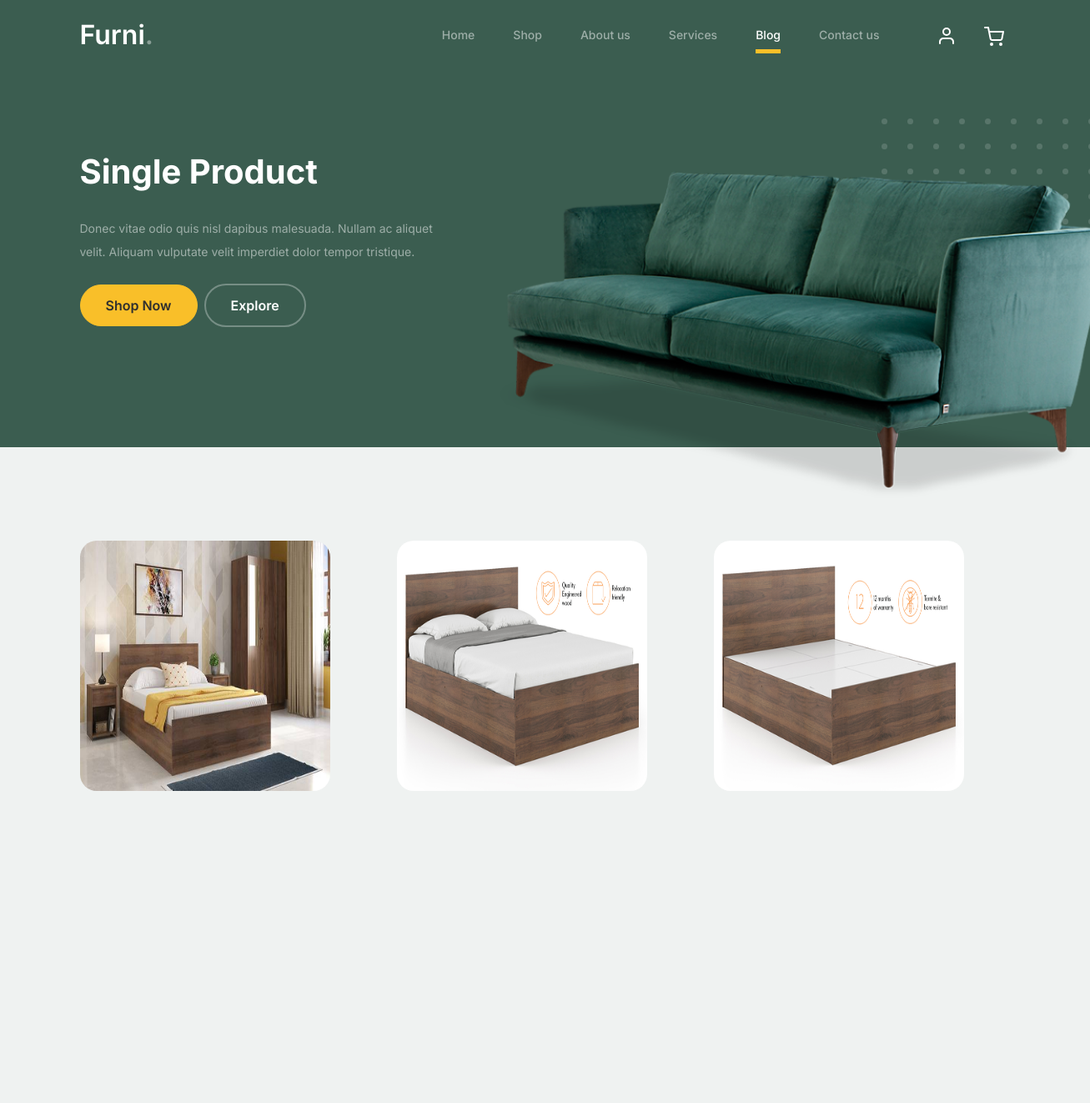
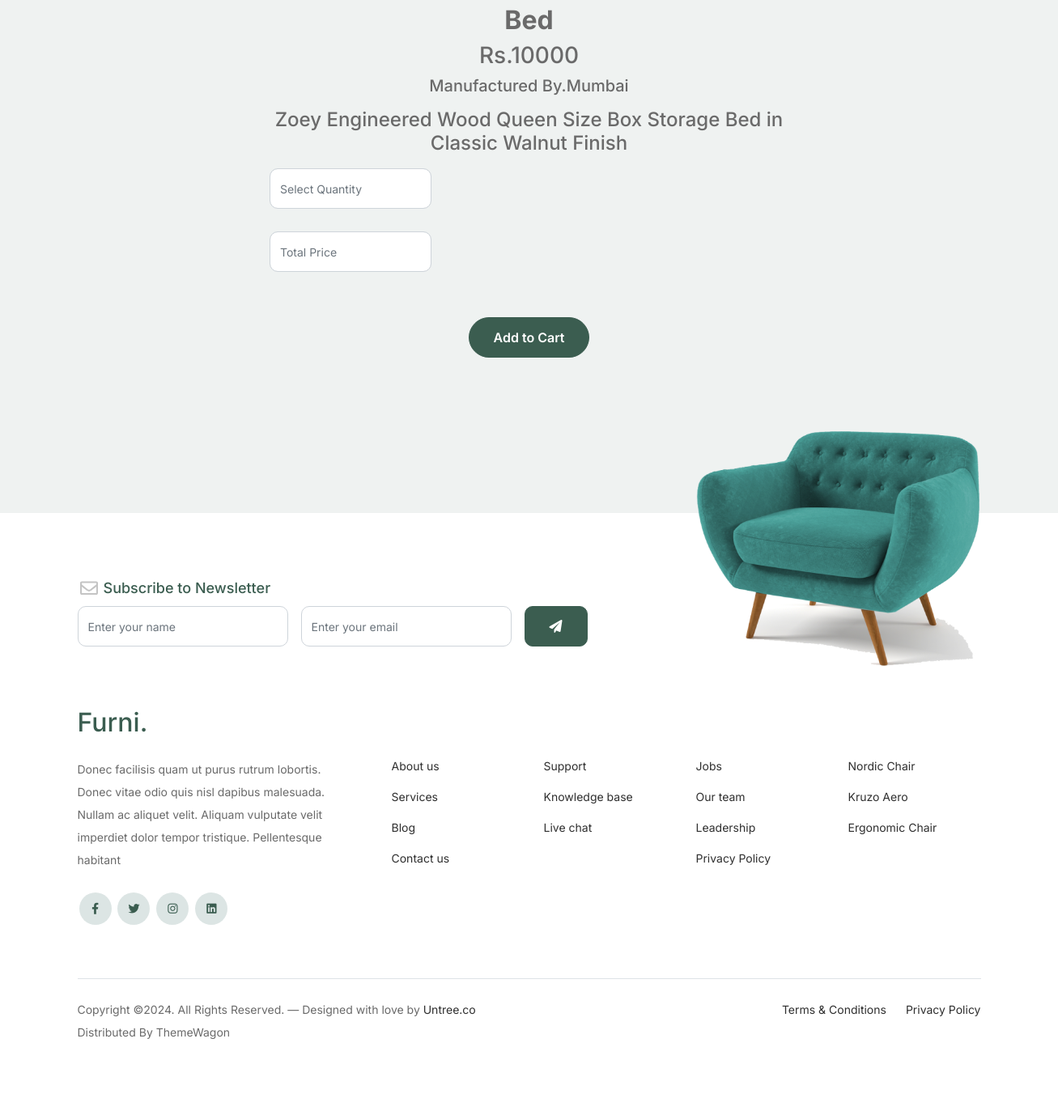
The app's page /single_product/3/ with its own data (2 pictures, top to bottom).
### ShopApp/models.py (models this page shows)
class Product_Db(models.Model):
      Product_Category = models.CharField(max_length=100,null=True,blank=True)
      Product_Name     = models.CharField(max_length=100,null=True,blank=True)
      Quality          = models.CharField(max_length=100,null=True,blank=True)
      MRP              = models.IntegerField(null=True,blank=True)
      Description      = models.TextField(max_length=500,null=True,blank=True)
      Orgin            = models.CharField(max_length=100,null=True,blank=True)
      Manufacture      = models.CharField(max_length=100,null=True,blank=True)
      img1             = models.ImageField(upload_to="product_images",null=True,blank=True)
      img2             = models.ImageField(upload_to="product_images",null=True,blank=True)
      img3             = models.ImageField(upload_to="product_images",null=True,blank=True)

### WebApp/views.py (the view)
# urls.py: path('single_product/<int:prod_id>/',views.single_product,name="single_product"),
def single_product(request, prod_id):
    data = Product_Db.objects.get(id=prod_id)
    return render(request, "Single_Product.html", {'data': data})

### WebApp/templates/Single_Product.html (shortened to what this page needs)
<!doctype html>
{% load static %}
<html lang="en">
<head>
		<link href="{% static 'home/css/bootstrap.min.css' %}" rel="stylesheet">
		<link href="https://cdnjs.cloudflare.com/ajax/libs/font-awesome/6.0.0-beta3/css/all.min.css" rel="stylesheet">
		<link href="{% static 'home/css/tiny-slider.css' %}" rel="stylesheet">
		<link href="{% static 'home/css/style.css' %}" rel="stylesheet">
	</head>
	<body>
		<nav class="custom-navbar navbar navbar navbar-expand-md navbar-dark bg-dark" arial-label="Furni navigation bar">
			<div class="container">
				<a class="navbar-brand" href="index.html">Furni<span>.</span></a>
				<div class="collapse navbar-collapse" id="navbarsFurni">
					<ul class="custom-navbar-nav navbar-nav ms-auto mb-2 mb-md-0">
						<li class="nav-item">
							<a class="nav-link" href="index.html">Home</a>
						</li>
						<li><a class="nav-link" href="shop.html">Shop</a></li>
						<li><a class="nav-link" href="about.html">About us</a></li>
						<li><a class="nav-link" href="services.html">Services</a></li>
						<li class="active"><a class="nav-link" href="blog.html">Blog</a></li>
						<li><a class="nav-link" href="contact.html">Contact us</a></li>
					</ul>
					<ul class="custom-navbar-cta navbar-nav mb-2 mb-md-0 ms-5">
						<li><a class="nav-link" href="#"><img src="images/user.svg"></a></li>
						<li><a class="nav-link" href="cart.html"><img src="images/cart.svg"></a></li>
					</ul>
				</div>
			</div>
		</nav>
			<div class="hero">
				<div class="container">
					<div class="row justify-content-between">
						<div class="col-lg-5">
							<div class="intro-excerpt">
								<h1>Single Product</h1>
								<p class="mb-4">Donec vitae odio quis nisl dapibus malesuada. Nullam ac aliquet velit. Aliquam vulputate velit imperdiet dolor tempor tristique.</p>
								<p><a href="" class="btn btn-secondary me-2">Shop Now</a><a href="#" class="btn btn-white-outline">Explore</a></p>
							</div>
						</div>
						<div class="col-lg-7">
							<div class="hero-img-wrap">
								<img src="{% static 'home/images/couch.png' %}" class="img-fluid">
							</div>
						</div>
					</div>
				</div>
			</div>
		<div class="blog-section">
			<div class="container">
				<div class="row">
					<div class="col-12 col-sm-6 col-md-4 mb-5">
						<div class="post-entry">
							<a href="#" class="post-thumbnail"><img src="{{ data.img1.url }}" alt="Image" width="300px" height="300px"></a>
						</div>
					</div>
					<div class="col-12 col-sm-6 col-md-4 mb-5">
						<div class="post-entry">
							<a href="#" class="post-thumbnail"><img src="{{ data.img2.url }}" alt="Image" width="300px" height="300px"></a>
						</div>
					</div>
					<div class="col-12 col-sm-6 col-md-4 mb-5">
						<div class="post-entry">
							<a href="#" class="post-thumbnail"><img src="{{ data.img3.url }}" alt="Image" width="300px" height="300px"></a>
						</div>
					</div>
				</div>
			</div>
		</div>
		<div class="testimonial-section before-footer-section">
			<div class="container">
				<div class="row">
					<div class="col-lg-7 mx-auto text-center">
						<h2 class="section-title"><h2><b>{{data.Product_Name}}</b></h2></h2>
						<h3 class="font-weight-bold">Rs.{{data.MRP}}</h3>
						<span class="position d-block mb-3"><h5>Manufactured By.{{data.Manufacture}}</h5></span>
						<p><h4>{{data.Description}}</h4></p>
						<form method="POST"  action="{% url 'save_cart' %}">
							<div style= "text-align:center; width:200px">
								<input type="number" class="form-control" name="quantity"  placeholder="Select Quantity" id="quantity" min="1" max="10"><br>
								<input type="text" class="form-control" placeholder="Total Price" name="total" id="total"><br>
								<input type="hidden" class="form-control"  name="uname" placeholder="UserName" value="{{request.session.Name}}"><br>
							</div>
								<button type="submit" class="btn btn-primary mr-2">Add to Cart</button>
						</form>
					</div>
				</div>
						</div>
					</div>
		<footer class="footer-section">
			<div class="container relative">
				<div class="sofa-img">
					<img src="{% static 'home/images/sofa.png' %}" alt="Image" class="img-fluid">
				</div>
				<div class="row">
					<div class="col-lg-8">
						<div class="subscription-form">
							<h3 class="d-flex align-items-center"><span class="me-1"><img src="images/envelope-outline.svg" alt="Image" class="img-fluid"></span><span>Subscribe to Newsletter</span></h3>
							<form action="#" class="row g-3">
								<div class="col-auto">
									<input type="text" class="form-control" placeholder="Enter your name">
								</div>
								<div class="col-auto">
									<input type="email" class="form-control" placeholder="Enter your email">
								</div>
								<div class="col-auto">
									<button class="btn btn-primary">
										<span class="fa fa-paper-plane"></span>
									</button>
								</div>
							</form>
						</div>
					</div>
				</div>
				<div class="row g-5 mb-5">
					<div class="col-lg-4">
						<div class="mb-4 footer-logo-wrap"><a href="#" class="footer-logo">Furni<span>.</span></a></div>
						<p class="mb-4">Donec facilisis quam ut purus rutrum lobortis. Donec vitae odio quis nisl dapibus malesuada. Nullam ac aliquet velit. Aliquam vulputate velit imperdiet dolor tempor tristique. Pellentesque habitant</p>
						<ul class="list-unstyled custom-social">
							<li><a href="#"><span class="fa fa-brands fa-facebook-f"></span></a></li>
							<li><a href="#"><span class="fa fa-brands fa-twitter"></span></a></li>
							<li><a href="#"><span class="fa fa-brands fa-instagram"></span></a></li>
							<li><a href="#"><span class="fa fa-brands fa-linkedin"></span></a></li>
						</ul>
					</div>
					<div class="col-lg-8">
						<div class="row links-wrap">
							<div class="col-6 col-sm-6 col-md-3">
								<ul class="list-unstyled">
									<li><a href="#">About us</a></li>
									<li><a href="#">Services</a></li>
									<li><a href="#">Blog</a></li>
									<li><a href="#">Contact us</a></li>
								</ul>
							</div>
							<div class="col-6 col-sm-6 col-md-3">
								<ul class="list-unstyled">
									<li><a href="#">Support</a></li>
									<li><a href="#">Knowledge base</a></li>
									<li><a href="#">Live chat</a></li>
								</ul>
							</div>
							<div class="col-6 col-sm-6 col-md-3">
								<ul class="list-unstyled">
									<li><a href="#">Jobs</a></li>
									<li><a href="#">Our team</a></li>
									<li><a href="#">Leadership</a></li>
									<li><a href="#">Privacy Policy</a></li>
								</ul>
							</div>
							<div class="col-6 col-sm-6 col-md-3">
								<ul class="list-unstyled">
									<li><a href="#">Nordic Chair</a></li>
									<li><a href="#">Kruzo Aero</a></li>
									<li><a href="#">Ergonomic Chair</a></li>
								</ul>
							</div>
						</div>
					</div>
				</div>
				<div class="border-top copyright">
					<div class="row pt-4">
						<div class="col-lg-6">
							<p class="mb-2 text-center text-lg-start">Copyright &copy;. All Rights Reserved. &mdash; Designed with love by <a href="https://untree.co">Untree.co</a> Distributed By <a hreff="https://themewagon.com">ThemeWagon</a>
            </p>
						</div>
						<div class="col-lg-6 text-center text-lg-end">
							<ul class="list-unstyled d-inline-flex ms-auto">
								<li class="me-4"><a href="#">Terms &amp; Conditions</a></li>
								<li><a href="#">Privacy Policy</a></li>
							</ul>
						</div>
					</div>
				</div>
			</div>
		</footer>
	</body>
</html>

### records on screen
Product_Db: img1 (picture), img2 (picture), img3 (picture), Product_Name "Bed", MRP "10000", Manufacture "Mumbai", Description "Zoey Engineered Wood Queen Size Box Storage Bed in Classic Walnut Finish"
